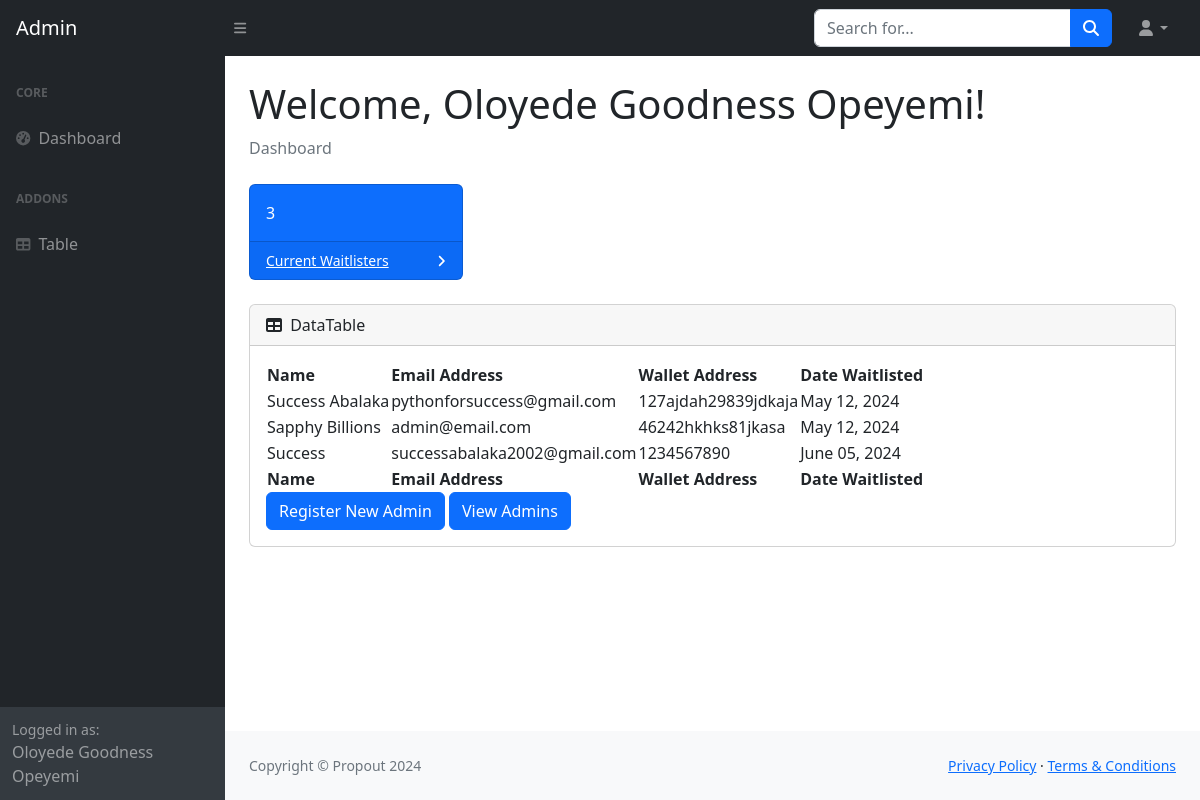
/admin-dashboard (signed in), run on the app's committed database.
### app.py (models this page shows)
class User(UserMixin, db.Model):
    id: Mapped[int] = mapped_column(Integer, primary_key=True)
    name: Mapped[str] = mapped_column(String(100), nullable=False)
    email: Mapped[str] = mapped_column(String(100), nullable=False)
    password: Mapped[str] = mapped_column(String(100), nullable=False)

class Waitlisters(db.Model):
    id: Mapped[int] = mapped_column(Integer, primary_key=True)
    name: Mapped[str] = mapped_column(String(100), nullable=False)
    email: Mapped[str] = mapped_column(String(100), nullable=False)
    wallet_address: Mapped[str] = mapped_column(String(100), nullable=True)
    date: Mapped[str] = mapped_column(String(100), nullable=False)

### app.py (the view)
@app.route('/admin-dashboard')
@login_required
def dashboard():
    waitlisters = db.session.execute(db.select(Waitlisters)).scalars().all()
    num_of_waitlisters = len(waitlisters)
    return render_template('dashboard.html', user=current_user, waitlisters=waitlisters,
                           num_of_waitlisters=num_of_waitlisters)

### app.py (called while the page is built)
@login_managerr.user_loader
def load_user(user_id):
    return db.get_or_404(User, user_id)

### templates/dashboard.html (shortened to what this page needs)
<!DOCTYPE html>
<html lang="en">
    <head>
        <link href="https://cdn.jsdelivr.net/npm/simple-datatables@7.1.2/dist/style.min.css" rel="stylesheet" />
        <link href="{{url_for('static', filename='css/styles.css')}}" rel="stylesheet" />
    </head>
    <body class="sb-nav-fixed">
        <nav class="sb-topnav navbar navbar-expand navbar-dark bg-dark">
            <a class="navbar-brand ps-3" href="{{url_for('dashboard')}}}}">Admin</a>
            <button class="btn btn-link btn-sm order-1 order-lg-0 me-4 me-lg-0" id="sidebarToggle" href="#!"><i class="fas fa-bars"></i></button>
            <form class="d-none d-md-inline-block form-inline ms-auto me-0 me-md-3 my-2 my-md-0">
                <div class="input-group">
                    <input class="form-control" type="text" placeholder="Search for..." aria-label="Search for..." aria-describedby="btnNavbarSearch" />
                    <button class="btn btn-primary" id="btnNavbarSearch" type="button"><i class="fas fa-search"></i></button>
                </div>
            </form>
            <ul class="navbar-nav ms-auto ms-md-0 me-3 me-lg-4">
                <li class="nav-item dropdown">
                    <a class="nav-link dropdown-toggle" id="navbarDropdown" href="#" role="button" data-bs-toggle="dropdown" aria-expanded="false"><i class="fas fa-user fa-fw"></i></a>
                </li>
            </ul>
        </nav>
        <div id="layoutSidenav">
            <div id="layoutSidenav_nav">
                <nav class="sb-sidenav accordion sb-sidenav-dark" id="sidenavAccordion">
                    <div class="sb-sidenav-menu">
                        <div class="nav">
                            <div class="sb-sidenav-menu-heading">Core</div>
                            <a class="nav-link" href="index.html">
                                <div class="sb-nav-link-icon"><i class="fas fa-tachometer-alt"></i></div>
                                Dashboard
                            </a>
                            <div class="sb-sidenav-menu-heading">Addons</div>
                            <a class="nav-link" href="{{url_for('table')}}">
                                <div class="sb-nav-link-icon"><i class="fas fa-table"></i></div>
                                Table
                            </a>
                        </div>
                    </div>
                    <div class="sb-sidenav-footer">
                        <div class="small">Logged in as:</div>
                        {{user.name}}
                    </div>
                </nav>
            </div>
            <div id="layoutSidenav_content">
                <main>
                    <div class="container-fluid px-4">
                        <h1 class="mt-4" style="text-size: 20px">Welcome, {{user.name}}!</h1>
                        <ol class="breadcrumb mb-4">
                            <li class="breadcrumb-item active">Dashboard</li>
                        </ol>
                        <div class="row">
                            <div class="col-xl-3 col-md-6">
                                <div class="card bg-primary text-white mb-4">
                                    <div class="card-body">{{num_of_waitlisters}}</div>
                                    <div class="card-footer d-flex align-items-center justify-content-between">
                                        <a class="small text-white stretched-link" href="#">Current Waitlisters</a>
                                        <div class="small text-white"><i class="fas fa-angle-right"></i></div>
                                    </div>
                                </div>
                            </div>
                        </div>
                        <div class="card mb-4">
                            <div class="card-header">
                                <i class="fas fa-table me-1"></i>
                                DataTable
                            </div>
                            <div class="card-body">
                                <table id="datatablesSimple">
                                    <thead>
                                        <tr>
                                            <th>Name</th>
                                            <th>Email Address</th>
                                            <th>Wallet Address</th>
                                            <th>Date Waitlisted</th>
                                        </tr>
                                    </thead>
                                    <tfoot>
                                        <tr>
                                            <th>Name</th>
                                            <th>Email Address</th>
                                            <th>Wallet Address</th>
                                            <th>Date Waitlisted</th>
                                        </tr>
                                    </tfoot>
                                    <tbody>
                                    {% for waitlist in waitlisters %}
                                        <tr>
                                            <td>{{waitlist.name}}</td>
                                            <td>{{waitlist.email}}</td>
                                            <td>{{waitlist.wallet_address}}</td>
                                            <td>{{waitlist.date}}</td>
                                        </tr>
                                    {% endfor %}
                                    </tbody>
                                </table>
                                <a class="btn btn-primary btn-block" href="{{url_for('register')}}">Register New Admin</a>
                                <a class="btn btn-primary btn-block" href="{{url_for('admins')}}">View Admins</a>
                            </div>
                        </div>
                    </div>
                </main>
                <footer class="py-4 bg-light mt-auto">
                    <div class="container-fluid px-4">
                        <div class="d-flex align-items-center justify-content-between small">
                            <div class="text-muted">Copyright &copy; Propout 2024</div>
                            <div>
                                <a href="#">Privacy Policy</a>
                                &middot;
                                <a href="#">Terms &amp; Conditions</a>
                            </div>
                        </div>
                    </div>
                </footer>
            </div>
        </div>
    </body>
</html>

### data on the page
User: name "Oloyede Goodness Opeyemi"
Waitlisters: name "Success Abalaka", email "pythonforsuccess@gmail.com", wallet_address "127ajdah29839jdkaja", date "May 12, 2024"
Waitlisters: name "Sapphy Billions", email "admin@email.com", wallet_address "46242hkhks81jkasa", date "May 12, 2024"
Waitlisters: name "Success", email "successabalaka2002@gmail.com", wallet_address "1234567890", date "June 05, 2024"

### other printed values
{{ num_of_waitlisters }} "3"
